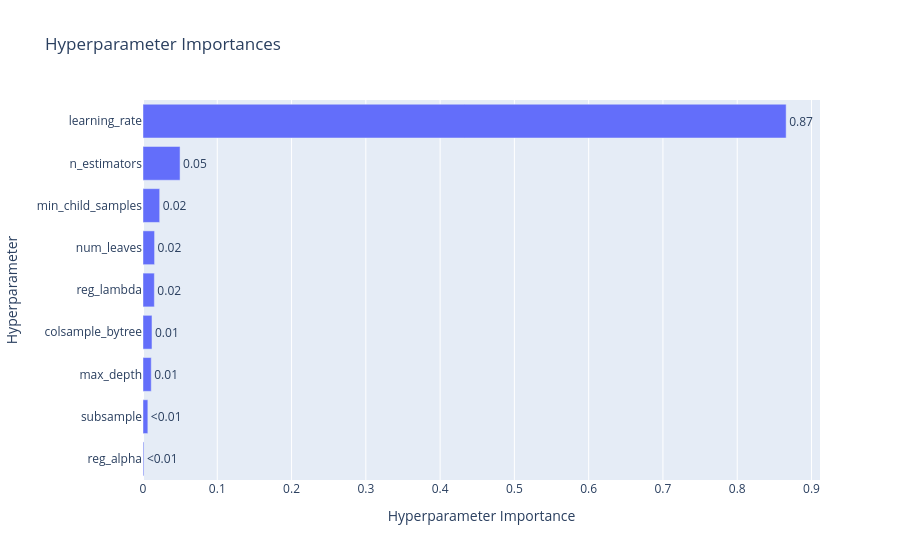
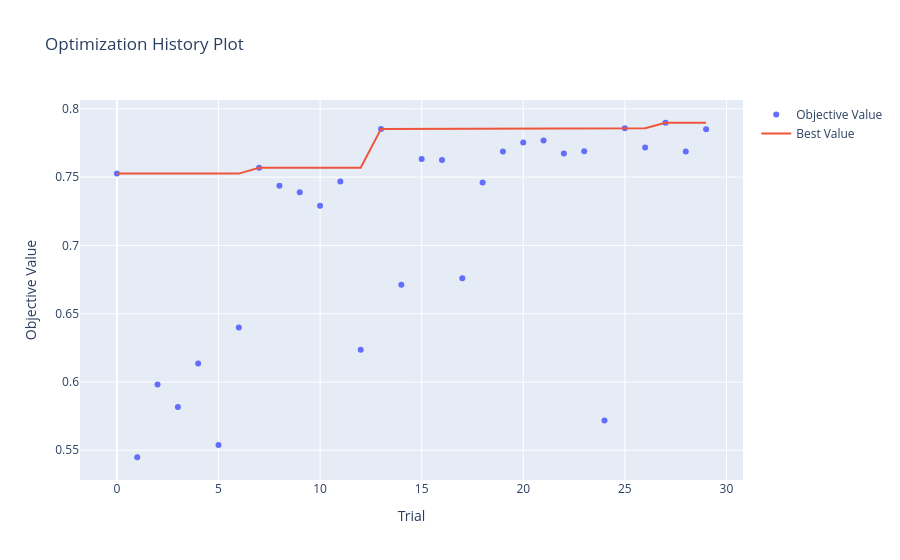

The notebook cell these images were saved under, in order:
### Code cell
# Run the experiment for LightGBM
run_optuna_experiment()

### Figure 1 — Plotly figure (JSON) as saved in the notebook; plotly's stock layout.template omitted (floating-point values rounded to 4 significant figures)
{"data": [{"cliponaxis": false, "hovertemplate": ["reg_alpha (FloatDistribution): 0.0011702787845225197<extra></extra>", "subsample (FloatDistribution): 0.006524990609132819<extra></extra>", "max_depth (IntDistribution): 0.01110297493777319<extra></extra>", "colsample_bytree (FloatDistribution): 0.012092209675310156<extra></extra>", "reg_lambda (FloatDistribution): 0.01529941025563853<extra></extra>", "num_leaves (IntDistribution): 0.015579929991170055<extra></extra>", "min_child_samples (IntDistribution): 0.022461067419009936<extra></extra>", "n_estimators (IntDistribution): 0.04989459865903845<extra></extra>", "learning_rate (FloatDistribution): 0.8658745396684044<extra></extra>"], "name": "Objective Value", "orientation": "h", "text": ["<0.01", "<0.01", "0.01", "0.01", "0.02", "0.02", "0.02", "0.05", "0.87"], "textposition": "outside", "type": "bar", "x": [0.00117, 0.006525, 0.0111, 0.01209, 0.0153, 0.01558, 0.02246, 0.04989, 0.8659], "y": ["reg_alpha", "subsample", "max_depth", "colsample_bytree", "reg_lambda", "num_leaves", "min_child_samples", "n_estimators", "learning_rate"]}], "layout": {"title": {"text": "Hyperparameter Importances"}, "xaxis": {"title": {"text": "Hyperparameter Importance"}}, "yaxis": {"title": {"text": "Hyperparameter"}}}}

### Figure 2 — Plotly figure (JSON) as saved in the notebook; plotly's stock layout.template omitted (floating-point values rounded to 4 significant figures)
{"data": [{"mode": "markers", "name": "Objective Value", "type": "scatter", "x": [0, 1, 2, 3, 4, 5, 6, 7, 8, 9, 10, 11, 12, 13, 14, 15, 16, 17, 18, 19, 20, 21, 22, 23, 24, 25, 26, 27, 28, 29], "y": [0.7526, 0.5449, 0.5981, 0.5816, 0.6135, 0.5539, 0.6399, 0.7569, 0.7436, 0.7389, 0.729, 0.7469, 0.6237, 0.7853, 0.6713, 0.7633, 0.7626, 0.676, 0.7461, 0.7688, 0.7754, 0.7768, 0.7673, 0.7689, 0.5718, 0.7859, 0.7716, 0.7898, 0.7688, 0.7851]}, {"mode": "lines", "name": "Best Value", "type": "scatter", "x": [0, 1, 2, 3, 4, 5, 6, 7, 8, 9, 10, 11, 12, 13, 14, 15, 16, 17, 18, 19, 20, 21, 22, 23, 24, 25, 26, 27, 28, 29], "y": [0.7526, 0.7526, 0.7526, 0.7526, 0.7526, 0.7526, 0.7526, 0.7569, 0.7569, 0.7569, 0.7569, 0.7569, 0.7569, 0.7853, 0.7853, 0.7853, 0.7853, 0.7853, 0.7853, 0.7853, 0.7853, 0.7853, 0.7853, 0.7853, 0.7853, 0.7859, 0.7859, 0.7898, 0.7898, 0.7898]}, {"marker": {"color": "#cccccc"}, "mode": "markers", "name": "Infeasible Trial", "showlegend": false, "type": "scatter", "x": [], "y": []}], "layout": {"title": {"text": "Optimization History Plot"}, "xaxis": {"title": {"text": "Trial"}}, "yaxis": {"title": {"text": "Objective Value"}}}}
